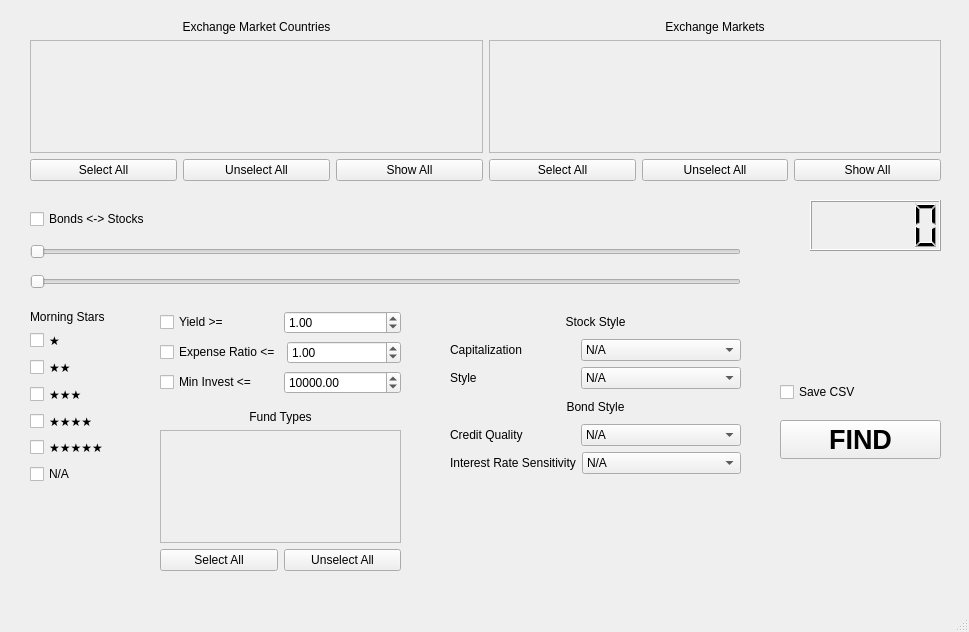
<?xml version="1.0" encoding="UTF-8"?>
<ui version="4.0">
 <class>MainWindow</class>
 <widget class="QMainWindow" name="MainWindow">
  <property name="geometry">
   <rect>
    <x>0</x>
    <y>0</y>
    <width>969</width>
    <height>632</height>
   </rect>
  </property>
  <property name="windowTitle">
   <string>Mutual Funds Analyzer</string>
  </property>
  <widget class="QWidget" name="centralwidget">
   <widget class="QWidget" name="verticalLayoutWidget_2">
    <property name="geometry">
     <rect>
      <x>30</x>
      <y>310</y>
      <width>85</width>
      <height>174</height>
     </rect>
    </property>
    <layout class="QVBoxLayout" name="verticalLayout_2">
     <item>
      <widget class="QLabel" name="label_2">
       <property name="text">
        <string>Morning Stars</string>
       </property>
      </widget>
     </item>
     <item>
      <widget class="QCheckBox" name="msRating1">
       <property name="text">
        <string>★</string>
       </property>
      </widget>
     </item>
     <item>
      <widget class="QCheckBox" name="msRating2">
       <property name="text">
        <string>★★</string>
       </property>
      </widget>
     </item>
     <item>
      <widget class="QCheckBox" name="msRating3">
       <property name="text">
        <string>★★★</string>
       </property>
      </widget>
     </item>
     <item>
      <widget class="QCheckBox" name="msRating4">
       <property name="text">
        <string>★★★★</string>
       </property>
      </widget>
     </item>
     <item>
      <widget class="QCheckBox" name="msRating5">
       <property name="text">
        <string>★★★★★</string>
       </property>
      </widget>
     </item>
     <item>
      <widget class="QCheckBox" name="msRatingNA">
       <property name="text">
        <string>N/A</string>
       </property>
      </widget>
     </item>
    </layout>
   </widget>
   <widget class="QWidget" name="verticalLayoutWidget_3">
    <property name="geometry">
     <rect>
      <x>30</x>
      <y>200</y>
      <width>711</width>
      <height>100</height>
     </rect>
    </property>
    <layout class="QVBoxLayout" name="sliderLayout">
     <item>
      <widget class="QCheckBox" name="bondsStocksCheck">
       <property name="text">
        <string>Bonds &lt;-&gt; Stocks</string>
       </property>
      </widget>
     </item>
     <item>
      <widget class="QSlider" name="minSBRatio">
       <property name="maximum">
        <number>100</number>
       </property>
       <property name="orientation">
        <enum>Qt::Horizontal</enum>
       </property>
      </widget>
     </item>
     <item>
      <widget class="QSlider" name="maxSBRatio">
       <property name="maximum">
        <number>100</number>
       </property>
       <property name="orientation">
        <enum>Qt::Horizontal</enum>
       </property>
      </widget>
     </item>
    </layout>
   </widget>
   <widget class="QWidget" name="horizontalLayoutWidget">
    <property name="geometry">
     <rect>
      <x>30</x>
      <y>20</y>
      <width>911</width>
      <height>161</height>
     </rect>
    </property>
    <layout class="QHBoxLayout" name="horizontalLayout">
     <item>
      <layout class="QVBoxLayout" name="verticalLayout">
       <item>
        <widget class="QLabel" name="label">
         <property name="text">
          <string>Exchange Market Countries</string>
         </property>
         <property name="alignment">
          <set>Qt::AlignCenter</set>
         </property>
        </widget>
       </item>
       <item>
        <widget class="QScrollArea" name="scrollArea">
         <property name="widgetResizable">
          <bool>true</bool>
         </property>
         <widget class="QWidget" name="countriesContents">
          <property name="geometry">
           <rect>
            <x>0</x>
            <y>0</y>
            <width>448</width>
            <height>101</height>
           </rect>
          </property>
         </widget>
        </widget>
       </item>
       <item>
        <layout class="QHBoxLayout" name="horizontalLayout_2">
         <item>
          <widget class="QPushButton" name="selAllCountries">
           <property name="text">
            <string>Select All</string>
           </property>
          </widget>
         </item>
         <item>
          <widget class="QPushButton" name="unSelAllCountries">
           <property name="text">
            <string>Unselect All</string>
           </property>
          </widget>
         </item>
         <item>
          <widget class="QPushButton" name="showAllCountries">
           <property name="text">
            <string>Show All</string>
           </property>
          </widget>
         </item>
        </layout>
       </item>
      </layout>
     </item>
     <item>
      <layout class="QVBoxLayout" name="verticalLayout_3">
       <item>
        <widget class="QLabel" name="label_4">
         <property name="text">
          <string>Exchange Markets</string>
         </property>
         <property name="alignment">
          <set>Qt::AlignCenter</set>
         </property>
        </widget>
       </item>
       <item>
        <widget class="QScrollArea" name="scrollArea_2">
         <property name="widgetResizable">
          <bool>true</bool>
         </property>
         <widget class="QWidget" name="marketContents">
          <property name="geometry">
           <rect>
            <x>0</x>
            <y>0</y>
            <width>447</width>
            <height>101</height>
           </rect>
          </property>
         </widget>
        </widget>
       </item>
       <item>
        <layout class="QHBoxLayout" name="horizontalLayout_3">
         <item>
          <widget class="QPushButton" name="selAllMarkets">
           <property name="text">
            <string>Select All</string>
           </property>
          </widget>
         </item>
         <item>
          <widget class="QPushButton" name="unSelAllMarkets">
           <property name="text">
            <string>Unselect All</string>
           </property>
          </widget>
         </item>
         <item>
          <widget class="QPushButton" name="showAllMarkets">
           <property name="text">
            <string>Show All</string>
           </property>
          </widget>
         </item>
        </layout>
       </item>
      </layout>
     </item>
    </layout>
   </widget>
   <widget class="QLCDNumber" name="quoteCount">
    <property name="geometry">
     <rect>
      <x>810</x>
      <y>200</y>
      <width>131</width>
      <height>51</height>
     </rect>
    </property>
    <property name="intValue" stdset="0">
     <number>0</number>
    </property>
   </widget>
   <widget class="QWidget" name="layoutWidget">
    <property name="geometry">
     <rect>
      <x>780</x>
      <y>370</y>
      <width>161</width>
      <height>101</height>
     </rect>
    </property>
    <layout class="QVBoxLayout" name="verticalLayout_7">
     <item>
      <widget class="QCheckBox" name="doSaveCSV">
       <property name="text">
        <string>Save CSV</string>
       </property>
      </widget>
     </item>
     <item>
      <widget class="QPushButton" name="makeData">
       <property name="font">
        <font>
         <pointsize>20</pointsize>
         <bold>true</bold>
        </font>
       </property>
       <property name="text">
        <string>FIND</string>
       </property>
      </widget>
     </item>
    </layout>
   </widget>
   <widget class="QWidget" name="layoutWidget">
    <property name="geometry">
     <rect>
      <x>450</x>
      <y>310</y>
      <width>291</width>
      <height>164</height>
     </rect>
    </property>
    <layout class="QVBoxLayout" name="verticalLayout_6">
     <item>
      <layout class="QVBoxLayout" name="verticalLayout_4">
       <item>
        <widget class="QLabel" name="label_11">
         <property name="text">
          <string>Stock Style</string>
         </property>
         <property name="alignment">
          <set>Qt::AlignCenter</set>
         </property>
        </widget>
       </item>
       <item>
        <layout class="QHBoxLayout" name="horizontalLayout_4">
         <item>
          <widget class="QLabel" name="label_3">
           <property name="sizePolicy">
            <sizepolicy hsizetype="Fixed" vsizetype="Preferred">
             <horstretch>0</horstretch>
             <verstretch>0</verstretch>
            </sizepolicy>
           </property>
           <property name="minimumSize">
            <size>
             <width>125</width>
             <height>0</height>
            </size>
           </property>
           <property name="text">
            <string>Capitalization</string>
           </property>
          </widget>
         </item>
         <item>
          <widget class="QComboBox" name="capCombo">
           <item>
            <property name="text">
             <string>N/A</string>
            </property>
           </item>
           <item>
            <property name="text">
             <string>Small</string>
            </property>
           </item>
           <item>
            <property name="text">
             <string>Mid</string>
            </property>
           </item>
           <item>
            <property name="text">
             <string>Large</string>
            </property>
           </item>
          </widget>
         </item>
        </layout>
       </item>
       <item>
        <layout class="QHBoxLayout" name="horizontalLayout_5">
         <item>
          <widget class="QLabel" name="label_5">
           <property name="sizePolicy">
            <sizepolicy hsizetype="Fixed" vsizetype="Preferred">
             <horstretch>0</horstretch>
             <verstretch>0</verstretch>
            </sizepolicy>
           </property>
           <property name="minimumSize">
            <size>
             <width>125</width>
             <height>0</height>
            </size>
           </property>
           <property name="text">
            <string>Style</string>
           </property>
          </widget>
         </item>
         <item>
          <widget class="QComboBox" name="styleCombo">
           <item>
            <property name="text">
             <string>N/A</string>
            </property>
           </item>
           <item>
            <property name="text">
             <string>Value</string>
            </property>
           </item>
           <item>
            <property name="text">
             <string>Blend</string>
            </property>
           </item>
           <item>
            <property name="text">
             <string>Growth</string>
            </property>
           </item>
          </widget>
         </item>
        </layout>
       </item>
      </layout>
     </item>
     <item>
      <layout class="QVBoxLayout" name="verticalLayout_5">
       <item>
        <widget class="QLabel" name="label_10">
         <property name="text">
          <string>Bond Style</string>
         </property>
         <property name="alignment">
          <set>Qt::AlignCenter</set>
         </property>
        </widget>
       </item>
       <item>
        <layout class="QHBoxLayout" name="horizontalLayout_8">
         <item>
          <widget class="QLabel" name="label_8">
           <property name="sizePolicy">
            <sizepolicy hsizetype="Fixed" vsizetype="Preferred">
             <horstretch>0</horstretch>
             <verstretch>0</verstretch>
            </sizepolicy>
           </property>
           <property name="minimumSize">
            <size>
             <width>125</width>
             <height>0</height>
            </size>
           </property>
           <property name="text">
            <string>Credit Quality</string>
           </property>
          </widget>
         </item>
         <item>
          <widget class="QComboBox" name="qualityCombo">
           <item>
            <property name="text">
             <string>N/A</string>
            </property>
           </item>
           <item>
            <property name="text">
             <string>Low</string>
            </property>
           </item>
           <item>
            <property name="text">
             <string>Medium</string>
            </property>
           </item>
           <item>
            <property name="text">
             <string>High</string>
            </property>
           </item>
          </widget>
         </item>
        </layout>
       </item>
       <item>
        <layout class="QHBoxLayout" name="horizontalLayout_9">
         <item>
          <widget class="QLabel" name="label_9">
           <property name="sizePolicy">
            <sizepolicy hsizetype="Fixed" vsizetype="Preferred">
             <horstretch>0</horstretch>
             <verstretch>0</verstretch>
            </sizepolicy>
           </property>
           <property name="minimumSize">
            <size>
             <width>125</width>
             <height>0</height>
            </size>
           </property>
           <property name="text">
            <string>Interest Rate Sensitivity</string>
           </property>
          </widget>
         </item>
         <item>
          <widget class="QComboBox" name="sensitivityCombo">
           <item>
            <property name="text">
             <string>N/A</string>
            </property>
           </item>
           <item>
            <property name="text">
             <string>Limited</string>
            </property>
           </item>
           <item>
            <property name="text">
             <string>Moderate</string>
            </property>
           </item>
           <item>
            <property name="text">
             <string>Extensive</string>
            </property>
           </item>
          </widget>
         </item>
        </layout>
       </item>
      </layout>
     </item>
    </layout>
   </widget>
   <widget class="QWidget" name="layoutWidget">
    <property name="geometry">
     <rect>
      <x>160</x>
      <y>310</y>
      <width>241</width>
      <height>86</height>
     </rect>
    </property>
    <layout class="QVBoxLayout" name="verticalLayout_8">
     <item>
      <layout class="QHBoxLayout" name="horizontalLayout_10">
       <item>
        <widget class="QCheckBox" name="minYieldCheck">
         <property name="text">
          <string>Yield &gt;=</string>
         </property>
        </widget>
       </item>
       <item>
        <widget class="QDoubleSpinBox" name="minYield">
         <property name="maximum">
          <double>99.000000000000000</double>
         </property>
         <property name="singleStep">
          <double>0.100000000000000</double>
         </property>
         <property name="value">
          <double>1.000000000000000</double>
         </property>
        </widget>
       </item>
      </layout>
     </item>
     <item>
      <layout class="QHBoxLayout" name="horizontalLayout_11">
       <item>
        <widget class="QCheckBox" name="maxExpenseCheck">
         <property name="text">
          <string>Expense Ratio &lt;=</string>
         </property>
        </widget>
       </item>
       <item>
        <widget class="QDoubleSpinBox" name="maxExpense">
         <property name="maximum">
          <double>99.000000000000000</double>
         </property>
         <property name="singleStep">
          <double>0.100000000000000</double>
         </property>
         <property name="value">
          <double>1.000000000000000</double>
         </property>
        </widget>
       </item>
      </layout>
     </item>
     <item>
      <layout class="QHBoxLayout" name="horizontalLayout_12">
       <item>
        <widget class="QCheckBox" name="maxInvestCheck">
         <property name="text">
          <string>Min Invest &lt;=</string>
         </property>
        </widget>
       </item>
       <item>
        <widget class="QDoubleSpinBox" name="maxInvest">
         <property name="maximum">
          <double>1000000.000000000000000</double>
         </property>
         <property name="singleStep">
          <double>1000.000000000000000</double>
         </property>
         <property name="value">
          <double>10000.000000000000000</double>
         </property>
        </widget>
       </item>
      </layout>
     </item>
    </layout>
   </widget>
   <widget class="QWidget" name="layoutWidget_2">
    <property name="geometry">
     <rect>
      <x>160</x>
      <y>410</y>
      <width>241</width>
      <height>161</height>
     </rect>
    </property>
    <layout class="QVBoxLayout" name="verticalLayout_9">
     <item>
      <widget class="QLabel" name="label_6">
       <property name="text">
        <string>Fund Types</string>
       </property>
       <property name="alignment">
        <set>Qt::AlignCenter</set>
       </property>
      </widget>
     </item>
     <item>
      <widget class="QScrollArea" name="scrollArea_3">
       <property name="widgetResizable">
        <bool>true</bool>
       </property>
       <widget class="QWidget" name="fundTypeContents">
        <property name="geometry">
         <rect>
          <x>0</x>
          <y>0</y>
          <width>237</width>
          <height>103</height>
         </rect>
        </property>
       </widget>
      </widget>
     </item>
     <item>
      <layout class="QHBoxLayout" name="horizontalLayout_6">
       <item>
        <widget class="QPushButton" name="selAllFundType">
         <property name="text">
          <string>Select All</string>
         </property>
        </widget>
       </item>
       <item>
        <widget class="QPushButton" name="unSelAllFundType">
         <property name="text">
          <string>Unselect All</string>
         </property>
        </widget>
       </item>
      </layout>
     </item>
    </layout>
   </widget>
  </widget>
  <widget class="QStatusBar" name="statusbar"/>
  <widget class="QMenuBar" name="menubar">
   <property name="geometry">
    <rect>
     <x>0</x>
     <y>0</y>
     <width>969</width>
     <height>22</height>
    </rect>
   </property>
  </widget>
 </widget>
 <resources/>
 <connections/>
</ui>
